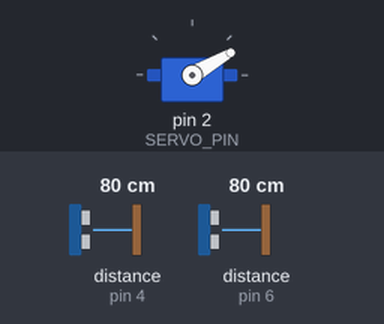
Simulated run of this sketch. Board: Arduino Uno, built with avr-gcc and run on an emulated ATmega328P. Shown: servo. Wiring (inferred from the names in the program): 2 × ultrasonic range finder: trigger pin 3, echo pin 4 / trigger pin 5, echo pin 6. The test bench sets the inputs (shaded band); at power-on: distance to the obstacle (sensors on pin 4, pin 6) 80 cm. The echo pulse lasts 58.3 µs per cm; what the sketch prints to the serial monitor is not drawn.

Above: at 1.27 s.
1.3 s: distance to the obstacle (sensor on pin 4) set to 2 cm
At 1.9 s:
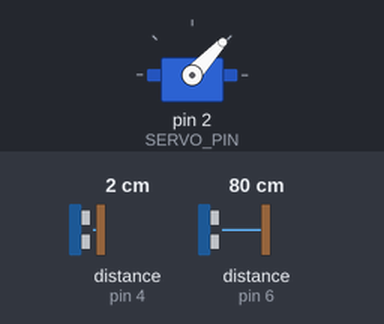
4.3 s: distance to the obstacle (sensor on pin 6) set to 2 cm
At 6.48 s:
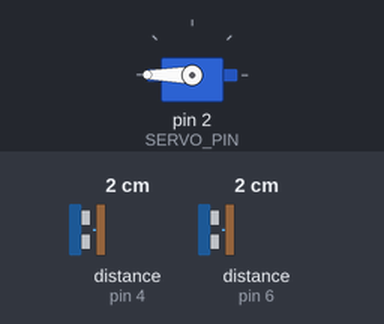
7.3 s: distance to the obstacle (sensor on pin 4) set to 4 cm
At 8.3 s:
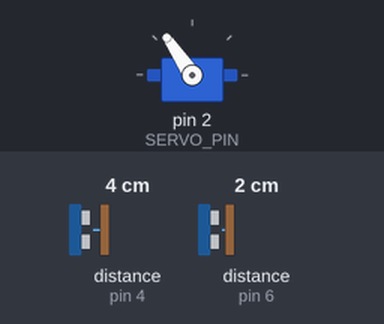
10.3 s: distance to the obstacle (sensor on pin 6) set to 4 cm
13.3 s: distance to the obstacle (sensor on pin 6) set to 60 cm
16.3 s: distance to the obstacle (sensor on pin 6) set to 9 cm
Timing chart, 0 to 20.3 s (numbered marks = the images above; inputs shaded):
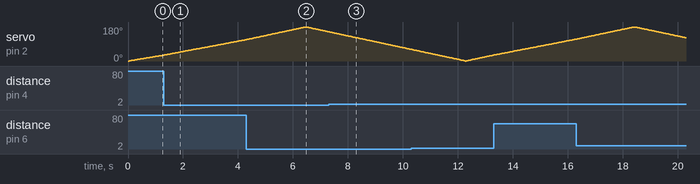

The sketch:

ArduinoRadar.ino
```cpp
// Includes the Servo library
#include <Servo.h>.

enum DebugLevel {
  NONE,
  BASIC,
  VERBOSE,
};

const int DEBUG_LEVEL = NONE;

template <typename... T>
void debug(int lvl, T&&... s) {
  if (lvl <= DEBUG_LEVEL) {
    // Concatenate and print arguments to the serial monitor
    (Serial.print(s), ...);
    Serial.println();
  }
}

/* ========================================================================== */

// Struct to carry info about a sensor
struct sen {
  const bool enabled; // Used to define pin modes and for sent packages
  const int trig;     // Sensor trigger pin
  const int echo;     // Sensor echo pin

  int distance;       // The distance the sensor detects

  // Update the value of `distance`
  // Only runs if sensor is enabled
  void updateDistance() {
    if (enabled) {
      digitalWrite(trig, LOW);  // Set trig pin to low to ensure a clean pulse
      debug(VERBOSE, "Wrote LOW to trig:", String(trig));

      delayMicroseconds(2);     // Delay for 2 microseconds
      debug(VERBOSE, "Waited 2μs");

      digitalWrite(trig, HIGH); // Send a 10 microsecond pulse by setting trig pin to high
      debug(VERBOSE, "Wrote HIGH to trig:", String(trig));

      delayMicroseconds(10);    // Delay for 10 microseconds
      debug(VERBOSE, "Waited 10μs");

      digitalWrite(trig, LOW);  // Set trig pin back to low
      debug(VERBOSE, "Wrote LOW to trig:", String(trig));

      // Wait for a high pulse in `echo`
      unsigned long pulseDuration = pulseIn(echo, HIGH);
      debug(VERBOSE, "Pulse duration from echo:", String(echo), " took ", String(pulseDuration), "ms");

      // Measure the pulse width of the echo pin and calculate the distance value
      distance = pulseDuration * (0.0347 / 2.0); // Formula: (343m/s * 1μs) / 2
    }
  }
};

/* ============================= Configurations ============================= */

// Serial setup
const int SERIAL_PORT = 9600;
const bool SEND_NEWLINE = false;

// Servo setup
const int SERVO_PIN = 2;

// Servo angle range
const int MIN_ANGLE = 0;
const int MAX_ANGLE = 180;

// Defines Trig and Echo pins of the ultrasonic sensor 1
sen sensor1 = {
  .enabled = true,
  .trig = 3,
  .echo = 4,
};

// Defines Trig and Echo pins of the ultrasonic sensor 2
sen sensor2 = {
  .enabled = true,
  .trig = 5,
  .echo = 6,
};

/* ========================================================================== */

const int LOOP_DELAY = DEBUG_LEVEL ? 240 : 30;
Servo myServo;

void setup() {
  Serial.begin(SERIAL_PORT); // Start serial connection as port `SERIAL_PORT`
  myServo.attach(SERVO_PIN); // Attaches the `SERVO_PIN` to the `myServo` object
  debug(BASIC, "Servo attached.");

  if (sensor1.enabled) {
    // Set input and output of sensor 1
    pinMode(sensor1.trig, OUTPUT);
    pinMode(sensor1.echo, INPUT);
    debug(BASIC, "Sensor #1 connected.");
  }

  if (sensor2.enabled) {
    // Set input and output of sensor 2
    pinMode(sensor2.trig, OUTPUT);
    pinMode(sensor2.echo, INPUT);
    debug(BASIC, "Sensor #2 connected.");
  }
}

void loop() {
  // Rotates the servo motor from `MIN_ANGLE` to `MAX_ANGLE`
  for (int i = MIN_ANGLE; i <= MAX_ANGLE; i++) {
    myServo.write(i);
    debug(VERBOSE, "Servo angle (asc): ", String(i));
    delay(LOOP_DELAY);

    // Calls a function for calculating the distance
    // measured by the each sensor for each degree
    sensor1.updateDistance();
    sensor2.updateDistance();
    sendPackage(i, sensor1.distance, sensor2.distance);
  }

  // Rotates the servo motor back from `MAX_ANGLE` to `MIN_ANGLE`
  for (int i = MAX_ANGLE; i > MIN_ANGLE; i--) {
    myServo.write(i);
    debug(VERBOSE, "Servo angle (desc): ", String(i));
    delay(LOOP_DELAY);

    // Calls a function for calculating the distance
    // measured by the each sensor for each degree
    sensor1.updateDistance();
    sensor2.updateDistance();
    sendPackage(i, sensor1.distance, sensor2.distance);
  }
}

/* ========================================================================== */

void sendPackage(int angle, int distance1, int distance2) {
  if (DEBUG_LEVEL) {
    debug(BASIC, "•--- Package Start ---•");
    debug(BASIC, "Angle: ", String(angle));
    if (sensor1.enabled)
      debug(BASIC, "Distance #1: ", String(distance1));
    if (sensor2.enabled)
      debug(BASIC, "Distance #2: ", String(distance2));
    debug(BASIC, "•---- Package End ----•");
    return;
  }

  Serial.print(angle);        // Sends the current degree into the Serial Port

  if (sensor1.enabled) {
    Serial.print(",");        // Sends addition character right next to the previous value needed later in the Processing IDE for indexing
    Serial.print(distance1);  // Sends the distance value into the Serial Port
  }

  if (sensor2.enabled) {
    Serial.print(",");        // Sends addition character right next to the previous value needed later in the Processing IDE for indexing
    Serial.print(distance2);  // Sends the distance value into the Serial Port
  }

  Serial.print(".");          // Sends addition character right next to the previous value needed later in the Processing IDE for indexing

  if (SEND_NEWLINE)
    Serial.print("\n");       // Sends a new line for readability
}
```

Measured:
- by itself, servo on pin 2 (SERVO_PIN): rises from 115° to 180° in 2.1 s, then falls to 123° in 1.9 s
